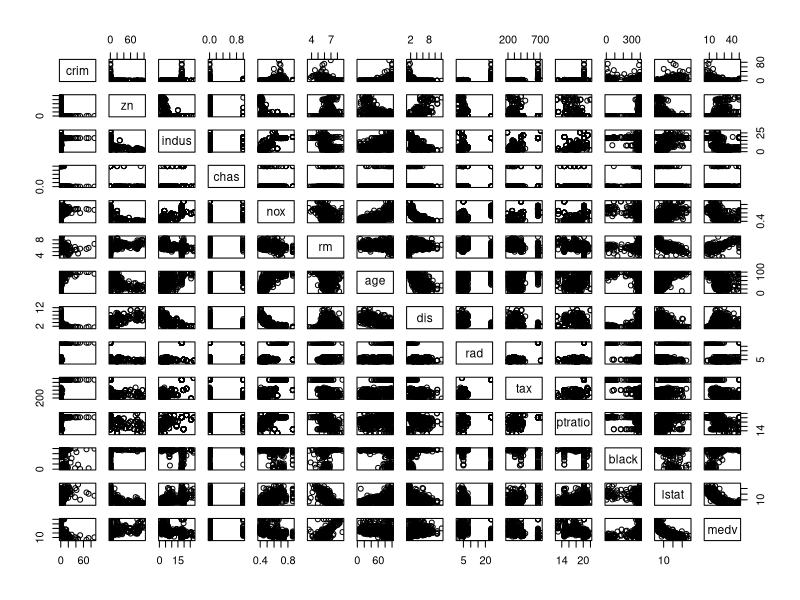
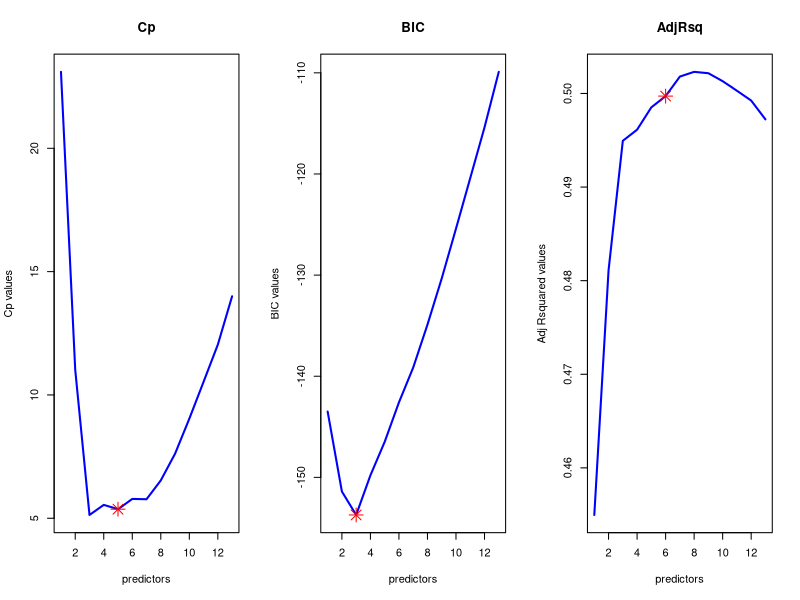

Source code (R) for these figures, in order: (Note: this script raises an error after producing the figures.)
###########################################################################
############################################################################
### Boston data set predcition problem
###################################################################
install.packages('MASS')
library(MASS)

# Data exploration
?Boston
dim(Boston) #506x14
head(Boston) # display first 6 lines 

sum(is.na(Boston)) # check for missing values 

# Goal: Create a model to predict per capita crime rate in Boston 
# First produce a pair plot to have graphical intuition about the learning problem. 
pairs(Boston)

# Create a training set and testing set 
set.seed(345)
Boston.sampler <- sample(1:nrow(Boston),nrow(Boston)/2)  
Boston.train <- Boston[Boston.sampler,] # use 50 % of the data for training
Boston.test <- Boston[-Boston.sampler,] # # use 50 % of the data for testing

###################################################################################
# Fit a multiple linear model chosen by best subset selection on the training set
###################################################################################
install.packages('leaps')
library(leaps)
bestsubsets <- regsubsets(crim~., data=Boston.train, nvmax=13)
results = summary(bestsubsets) # 13 best models fitted where each model has a different number 
# of predictors

# Extract Adjusted r squared, cp , bic, rsq, and for different models. 
Cp <-  results$cp
adjR <- results$adjr2
BIC <- results$bic
rsq <- results$rsq

A <- cbind(Cp,adjR,BIC,rsq) # bind values to create a matrix

apply(A[,c(1,3)],MARGIN = 2,FUN = which.min) # find which model has lowest Cp, and BIC . 

# 5th model has lowest Cp and 3rd model has lowest BIC 

apply(A[,c(2,4)],MARGIN = 2,FUN = which.max) # find which model has highest adjusted r squared and r squared

# 6th model has highest adjusted R squared 

# Generate plots of the above selection criteria against the number of predictors 
par(mfrow=c(1,3))
plot(Cp, main= 'Cp', xlab='predictors', ylab='Cp values', type = 'l', col='blue', lwd=2)
points(5,Cp[5], pch=8, col= 'red', cex=2)
plot(BIC, main= 'BIC', xlab='predictors', ylab='BIC values', type = 'l', col='blue', lwd=2)
points(3,BIC[3], pch=8, col= 'red', cex=2)
plot(adjR, main= 'AdjRsq', xlab='predictors', ylab='Adj Rsquared values', type = 'l', col='blue', lwd=2)
points(6,adjR[6], pch=8, col='red', cex=2)

#Taking Model with lowest Cp is the 5th model (with 5 predictors and intercept)
Beta_vec <- coef(bestsubsets,5) # estimated beta vector
test.predictions <- model.matrix(crim~., data= Boston.test)[,names(Beta_vec)]%*%Beta_vec # test predictions

# Other method:  write a function to make predictions using regsubsets
predict.regsubsets <- function(object, newdata, id, ...) {
  form <- as.formula(object$call[[2]])
  mat <- model.matrix(form, newdata)
  coefi <- coef(object, id = id)
  xvars <- names(coefi)
  mat[, xvars] %*% coefi
}

predict.regsubsets(bestsubsets,Boston.test,5)
# check if predicted values between the two above methods are the same 
predict.regsubsets(bestsubsets,Boston.test,5)== test.predictions
# They are indeed true

#Testing error for best subset selection multiple linear regression
MSE.TEST <- mean((Boston.test$crim-test.predictions)^2)
MSE.TEST # 40.42511   

#########################################################################################
# Now using lasso regression where lambda is tuned by cross validation on the training set
##########################################################################################

install.packages('glmnet')
library(glmnet)

x.boston.matrix <- model.matrix(crim~., data= Boston.train)[,-1]
x.boston.matrix.test <- model.matrix(crim~., data= Boston.test)[,-1]

lasso.boston <- cv.glmnet(x.boston.matrix,Boston.train$crim, alpha=1)
lambda.boston <- lasso.boston$lambda.min # 0.01739447 optimal value of lambda according to cross validation mean squared error


test.lasso.pred <- predict(lasso.boston, newx=x.boston.matrix.test, s= lambda.boston)

# Test MSE 
MSE.TEST.LASSO <- mean((Boston.test$crim-test.lasso.pred)^2)
MSE.TEST.LASSO # 43.14157

############################################################################################
# Now using ridge  regression where lambda is tuned by cross validation on the training set
#############################################################################################

ridge.boston <- cv.glmnet(x.boston.matrix,Boston.train$crim, alpha=0)
lambda.boston.ridge <- lasso.boston$lambda.min # 0.01739447 optimal value of lambda according to cross validation mean squared error

par(mfrow=c(1,1))
plot(ridge.boston, xvar='lambda')
test.ridge.pred <- predict(ridge.boston, newx=x.boston.matrix.test, s= lambda.boston.ridge)

# Test MSE 
MSE.TEST.ridge <- mean((Boston.test$crim-test.ridge.pred)^2)
MSE.TEST.ridge # 42.5929

################################################
# Now using principal component regression 
################################################

library(pls)
set.seed(234)

Pcr.boston <- pcr(crim~., data= Boston.train, scale=TRUE, validation='CV')
summary(Pcr.boston)

# Plot CV Mean squared prediction error against the number of principal components
validationplot(Pcr.boston, val.type = 'MSEP')


#Extract the number of principal components with lowest cross validation 
# error 
min.pcr <- which.min(MSEP(Pcr.boston)$val[1,1,])-1
# The model with 13 components minimise the CV

# Now, we can generate predictions using the predict function for 13 principal components 
PRC.BOSTON <- predict(Pcr.boston, Boston.test,ncomp = 13)

# Testing MSE 
test.MSE.Boston.pcr <- mean((Boston.test$crim - PRC.BOSTON)^2)
test.MSE.Boston.pcr # 50.62118

# In conclusion, one observes that the model that had the highest performance
# on the testing set is multiple linear regression using best subset selection and selecting the best model using Mallow Cp . One notices that 
# the higher test error is given by principal component regression since here all 13 variables have been used. 
